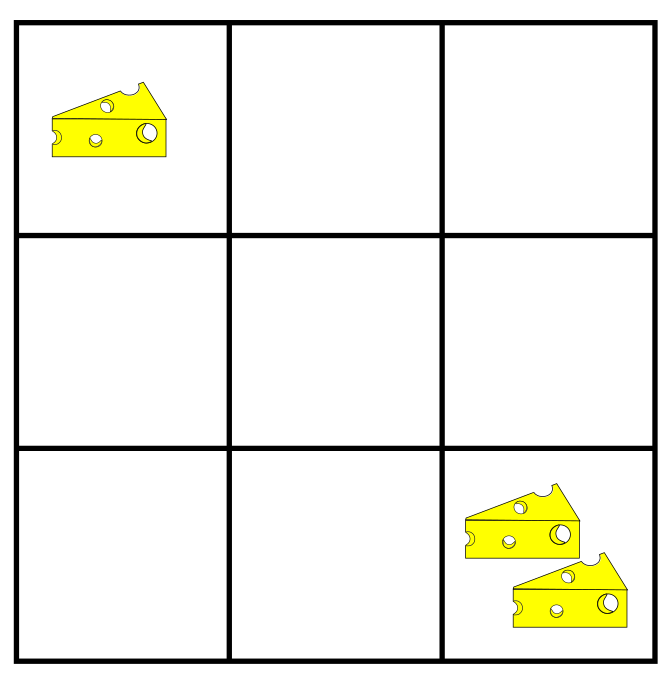
#> input picture images/mouse_grid.png, 671 x 686 px
$ python run.py
#> lines starting #> are read from the running program, lines starting #| are printed output that depends on the picture
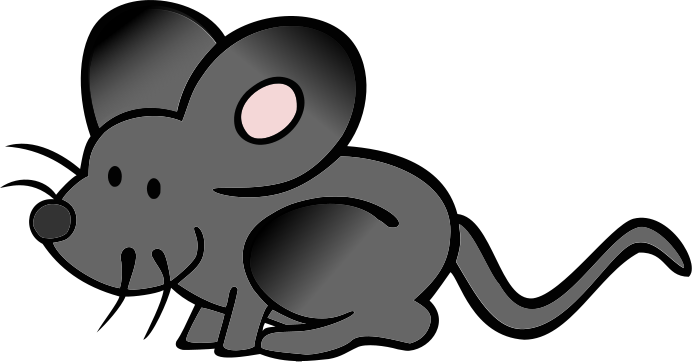
#> input picture images/mouse.png, 692 x 362 px
### reinforcement_mouse/mouse.py
'''Defines a mouse that walks through a grid and searches for cheese.'''

## Next to-dos: - Implement updated action,
#               - Implement discount factor


import pandas as pd
import numpy as np
# from collections import defaultdict


class Mouse:
    '''
    Defines the methods and attributes of the mouse in the game.

    Parameters:
    -----------
    states:            States the mouse can be in, depends on the grid
    starting_position: In which position does the mouse start
    exploration:       True means the mouse is exploring, False means it is not
    discount_factor:   The discount factor of the game
    learning_rate:     Learning rate at which the value is updated
    '''

    # Take exploration out of the simple mouse
    def __init__(self, states=list(range(1, 10)), starting_position=5,
                 exploration=False, discount_factor=0.8, learning_rate=0.5):

        # All possible states
        self.states = states

        # State in timesteps t and t-1
        self.starting_position = starting_position
        self.state = starting_position
        self.last_state = starting_position

        # All possible actions
        self.actions = ['up', 'right', 'left', 'down']

        # Action in timestep t
        self.action = ''

        # State Transition Function: Mapping between actions and states
        ''' Keys of dictionary {state: {up: next_state,
                                        right: next_state, ...}}'''
        self.transition = {
                            1: {'up': 7, 'right': 2, 'left': 3, 'down': 4},
                            2: {'up': 8, 'right': 3, 'left': 1, 'down': 5},
                            3: {'up': 9, 'right': 1, 'left': 2, 'down': 6},
                            4: {'up': 1, 'right': 5, 'left': 6, 'down': 7},
                            5: {'up': 2, 'right': 6, 'left': 4, 'down': 8},
                            6: {'up': 3, 'right': 4, 'left': 5, 'down': 9},
                            7: {'up': 4, 'right': 8, 'left': 9, 'down': 1},
                            8: {'up': 5, 'right': 9, 'left': 7, 'down': 2},
                            9: {'up': 6, 'right': 7, 'left': 8, 'down': 3}
                            }

        # Reward Function {state: reward}
        # Should this be an attribute of the grid in comparison with the states
        self.reward_function = {
                                1: 1,
                                2: 0,
                                3: 0,
                                4: 0,
                                5: 0,
                                6: 0,
                                7: 0,
                                8: 0,
                                9: 2
                                }

        # Rewards in for timestep t, for the episode and for the whole history
        self.reward_timestep = 0
        self.reward_episode = 0
        self.reward_total = 0

        # Policy: Choose an action given the state; initially random
        self.policy = pd.DataFrame(np.ones(shape=(9,4)) * 0.25,
                                   columns=['up', 'right', 'left', 'down'],
                                   index=self.states)

        # Episode; start with 1
        self.episode = 1

        # Discount factor
        self.discount_factor = discount_factor

        # Timestep t
        self.timestep = 0

        # Wether to explore or just to exploit
        self.exploration = exploration

        # Learning Rate
        self.learning_rate = learning_rate


    def choose_action(self):
        '''
        Determines the action the mouse takes
        '''
        self.action = np.random.choice(self.actions, p=self.policy.iloc[self.state])


    def transition_to_next_state(self):
        '''
        Transitions to the next state conditional on the transition function
        and the chosen action
        '''
        self.last_state = self.state
        self.state = self.transition[self.state][self.action]


    def assign_reward(self):
        '''
        Assigns a reward to the mouse given its chosen action.
        '''
        self.reward_timestep = self.reward_function[self.state]

        self.reward_episode += self.reward_timestep * \
                               self.discount_factor**self.timestep
        self.reward_total += self.reward_timestep

        # increase timestep
        self.timestep += 1

    ## Perspectively should be moved to the grid
    # [18 lines left out: function transition_to_new_episode, not called in this run]

    def play_one_round(self):
        self.choose_action()
        self.transition_to_next_state()
        self.assign_reward()


class PolicyIterationMouse(Mouse):
    ...

class ValueIterationMouse(Mouse):
    ...

class OnPolicyFirstVisitMCControl(Mouse):
    '''
    P. 101/123 book
    '''
    ...

### reinforcement_mouse/grid.py
'''
The module grid defines the environment the mouse operates in.
'''

import pandas as pd
import cv2


class Grid:
    '''
    The class grid defines the states of the game and the possible action
    for each state as well as the payoffs.
    '''

    # Background image of the grid whith the cheese
    image = cv2.imread('../images/mouse_grid.png')
    # cheese = cv2.imread('./images/cheese.svg')
    # double_cheese = cv2.imread('./images/cheese.svg')
    mouse_image = cv2.imread('../images/mouse.png')


    def __init__(self, mouse, size=9):
        self.mouse = mouse

        # Resize the mouse images
        self.mouse_image = self.resize_mouse()

        # The size of the grid
        self.size = size

        # All possible states
        # Make this flexible
        self.states = list(range(1, self.size+1))

        # Include barriers

        # Mapping between actions and states
        # Going forward it is actually a good idea to include the transition
        # into the grid because the transition should be grid specific
        # self.transition = pd.DataFrame([
        #                              [7, 2, 4, 3],
        #                              [8, 3, 5, 1],
        #                              [9, 1, 6, 2],
        #                              [1, 5, 7, 6],
        #                              [2, 6, 8, 4],
        #                              [3, 4, 9, 5],
        #                              [4, 8, 1, 9],
        #                              [5, 9, 2, 7],
        #                              [6, 7, 3, 8]
        #                             ],
        #                             index=self.states,
        #                             columns=['up', 'right', 'down', 'left'])

        self.positions = {
                          1: {'y': 50, 'x': 50},
                          2: {'y': 50, 'x': 270},
                          3: {'y': 50, 'x': 500},
                          4: {'y': 300, 'x': 50},
                          5: {'y': 300, 'x': 270},
                          6: {'y': 300, 'x': 500},
                          7: {'y': 500, 'x': 50},
                          8: {'y': 500, 'x': 270},
                          9: {'y': 500, 'x': 500},
                         }


    def draw(self):
        '''
        The method draw draws the mouse and the cheese into the image.
        '''
        self.frame = self.image.copy()
        y = self.positions[self.mouse.state]['y']
        x = self.positions[self.mouse.state]['x']
        self.frame[y:y+self.mouse_image.shape[0], \
                   x:x+self.mouse_image.shape[1]] = self.mouse_image

    def resize_mouse(self):
        '''
        The method resize_mouse resizes the original mouse image.
        '''

        scale_percent = 20 # percent of original size
        width = int(self.mouse_image.shape[1] * scale_percent / 100)
        height = int(self.mouse_image.shape[0] * scale_percent / 100)
        dim = (width, height)
        # resize image
        return cv2.resize(self.mouse_image, dim, interpolation = cv2.INTER_AREA)

### reinforcement_mouse/run.py
import argparse
import time

import cv2

from firstvisitmontecarlo import FirstVisitStateValueMonteCarloMouse
from grid import Grid
from mouse import Mouse
from temporaldifference import QLearningMouse, Sarsa

## Set global variables ##
# Sleeping time
SLEEP = 0.5
#> SLEEP = 0.5
EPISODES = 1


if __name__ == "__main__":
    # Define the command line arguments
    parser = argparse.ArgumentParser(
        description="A mouse learning to get to the cheese using reinforcement learning"
    )
    parser.add_argument(
        "-m",
        "--method",
        type=str,
        default="Mouse",
        help="""Choose the learning algorithm. Available are
                        Mouse, FVSVMC, Sarsa and QLearning""",
    )
    parser.add_argument(
        "-e",
        "--exploration",
        action="store_true",
        help="""Determines whether the mouse will explore or only
                        exploit.""",
    )
    parser.add_argument(
        "-d",
        "--draws",
        type=int,
        default=5,
        help="Nr. of draws before updating the policy.",
    )

    args = parser.parse_args()

    if args.method == "Mouse":
        mouse = Mouse()
    elif args.method == "FVSVMC":
        mouse = FirstVisitStateValueMonteCarloMouse(nr_of_sample_draws=args.draws)
    elif args.method == "Sarsa":
        mouse = Sarsa(exploration=args.exploration)
    elif args.method == "QLearning":
        mouse = QLearningMouse(exploration=args.exploration)
    grid = Grid(mouse)

    while True:

        # Print the mouses rewards
        # print(f'''The mouses rewards are:\n
        #           Timestep: {mouse.reward_timestep}\n
        #           Episode:  {mouse.reward_episode}\n
        #           Total: {mouse.reward_total}\n''')

        # Reset the mouse and increase the episode
        if mouse.state in [1, 9]:
            grid.draw()

            cv2.imshow("frame", grid.frame)
            if cv2.waitKey(0) & 0xFF == ord("q"):
                break
            # time.sleep(SLEEP)
            if cv2.waitKey(0) == ord("a"):
                continue

            # mouse.update_state_values(terminal=True)
            # mouse.update_action_values()
            mouse.transition_to_new_episode()

        # Q-values
        # print(f'The Q-values of the mouse are \n {mouse.q}')
        # print(f'The mouse is currently in state {mouse.state}')

        grid.draw()

        cv2.imshow("frame", grid.frame)
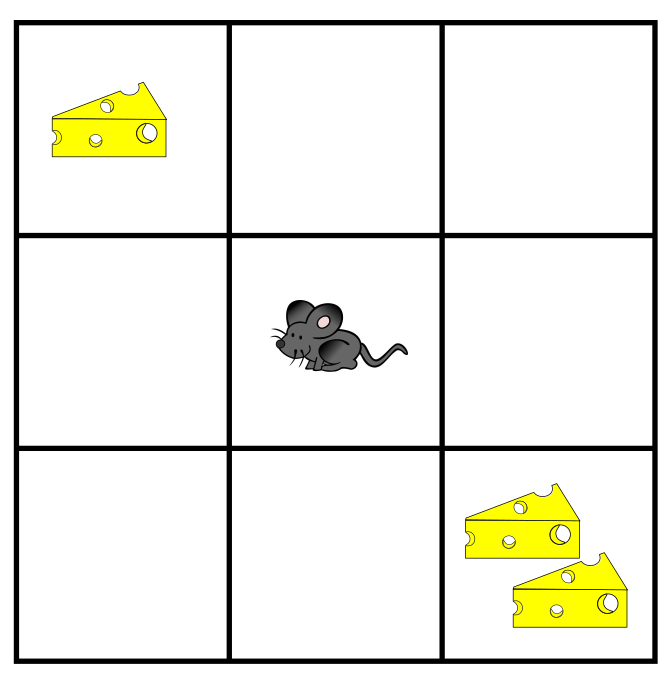
#> window 'frame': shape (686, 671, 3); mean B, G, R 228, 237.3, 237.4
        # if cv2.waitKey(1) & 0xFF == ord('q'):
        #     break

        mouse.play_one_round()
        print(f"The mouse chooses action {mouse.action}")
        # time.sleep(SLEEP)
        if cv2.waitKey(0) == ord("a"):
#> (key q is pressed here)
            continue

    cv2.destroyAllWindows()
